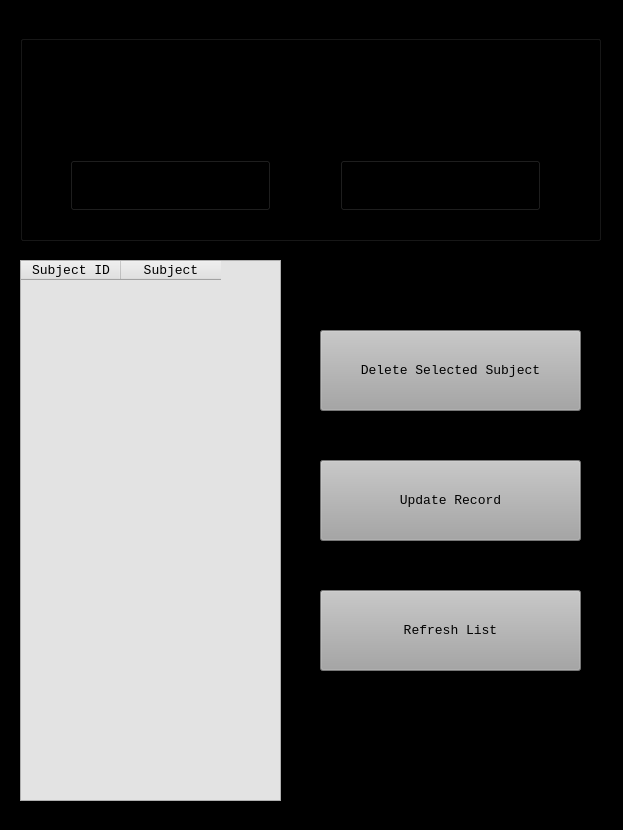
<?xml version="1.0" encoding="UTF-8"?>
<ui version="4.0">
 <class>Create_Subjects</class>
 <widget class="QMainWindow" name="Create_Subjects">
  <property name="geometry">
   <rect>
    <x>0</x>
    <y>0</y>
    <width>623</width>
    <height>830</height>
   </rect>
  </property>
  <property name="sizePolicy">
   <sizepolicy hsizetype="Fixed" vsizetype="Fixed">
    <horstretch>0</horstretch>
    <verstretch>0</verstretch>
   </sizepolicy>
  </property>
  <property name="font">
   <font>
    <family>Consolas</family>
    <pointsize>10</pointsize>
   </font>
  </property>
  <property name="windowTitle">
   <string>Create Subjects</string>
  </property>
  <property name="windowIcon">
   <iconset resource="QRC_FILES/Subjects/CREATE_SUB.qrc">
    <normaloff>:/PIC/Pictures/Main_logo.jpg</normaloff>:/PIC/Pictures/Main_logo.jpg</iconset>
  </property>
  <property name="styleSheet">
   <string notr="true">background-color: rgb(0, 0, 0);</string>
  </property>
  <property name="unifiedTitleAndToolBarOnMac">
   <bool>true</bool>
  </property>
  <widget class="QWidget" name="centralwidget">
   <widget class="QGroupBox" name="groupBox">
    <property name="geometry">
     <rect>
      <x>20</x>
      <y>20</y>
      <width>581</width>
      <height>221</height>
     </rect>
    </property>
    <property name="font">
     <font>
      <family>Consolas</family>
      <pointsize>10</pointsize>
     </font>
    </property>
    <property name="styleSheet">
     <string notr="true">background-image: url(:/PIC/Pictures/BG.jpg);</string>
    </property>
    <property name="title">
     <string>Create Subjects</string>
    </property>
    <widget class="QLabel" name="label_17">
     <property name="geometry">
      <rect>
       <x>30</x>
       <y>40</y>
       <width>181</width>
       <height>21</height>
      </rect>
     </property>
     <property name="sizePolicy">
      <sizepolicy hsizetype="Fixed" vsizetype="Fixed">
       <horstretch>0</horstretch>
       <verstretch>0</verstretch>
      </sizepolicy>
     </property>
     <property name="font">
      <font>
       <family>Consolas</family>
       <pointsize>10</pointsize>
      </font>
     </property>
     <property name="lineWidth">
      <number>1</number>
     </property>
     <property name="text">
      <string>Subject ID</string>
     </property>
    </widget>
    <widget class="QLineEdit" name="lineEdit">
     <property name="geometry">
      <rect>
       <x>40</x>
       <y>70</y>
       <width>201</width>
       <height>31</height>
      </rect>
     </property>
     <property name="sizePolicy">
      <sizepolicy hsizetype="Fixed" vsizetype="Fixed">
       <horstretch>0</horstretch>
       <verstretch>0</verstretch>
      </sizepolicy>
     </property>
     <property name="font">
      <font>
       <family>Consolas</family>
       <pointsize>10</pointsize>
      </font>
     </property>
     <property name="focusPolicy">
      <enum>Qt::StrongFocus</enum>
     </property>
     <property name="styleSheet">
      <string notr="true">background-image: url(:/PIC/Pictures/TB_PIC.png);</string>
     </property>
     <property name="inputMethodHints">
      <set>Qt::ImhDigitsOnly|Qt::ImhNoAutoUppercase|Qt::ImhPreferNumbers|Qt::ImhSensitiveData</set>
     </property>
     <property name="maxLength">
      <number>30</number>
     </property>
     <property name="frame">
      <bool>false</bool>
     </property>
     <property name="placeholderText">
      <string>Enter the subject ID</string>
     </property>
     <property name="clearButtonEnabled">
      <bool>false</bool>
     </property>
    </widget>
    <widget class="QLineEdit" name="lineEdit_2">
     <property name="geometry">
      <rect>
       <x>280</x>
       <y>70</y>
       <width>281</width>
       <height>31</height>
      </rect>
     </property>
     <property name="sizePolicy">
      <sizepolicy hsizetype="Fixed" vsizetype="Fixed">
       <horstretch>0</horstretch>
       <verstretch>0</verstretch>
      </sizepolicy>
     </property>
     <property name="font">
      <font>
       <family>Consolas</family>
       <pointsize>10</pointsize>
      </font>
     </property>
     <property name="focusPolicy">
      <enum>Qt::StrongFocus</enum>
     </property>
     <property name="styleSheet">
      <string notr="true">background-image: url(:/PIC/Pictures/TB_PIC.png);</string>
     </property>
     <property name="inputMethodHints">
      <set>Qt::ImhDigitsOnly|Qt::ImhNoAutoUppercase|Qt::ImhPreferNumbers|Qt::ImhSensitiveData</set>
     </property>
     <property name="maxLength">
      <number>30</number>
     </property>
     <property name="frame">
      <bool>false</bool>
     </property>
     <property name="placeholderText">
      <string>Enter the subject</string>
     </property>
     <property name="clearButtonEnabled">
      <bool>false</bool>
     </property>
    </widget>
    <widget class="QLabel" name="label_18">
     <property name="geometry">
      <rect>
       <x>270</x>
       <y>40</y>
       <width>181</width>
       <height>21</height>
      </rect>
     </property>
     <property name="sizePolicy">
      <sizepolicy hsizetype="Fixed" vsizetype="Fixed">
       <horstretch>0</horstretch>
       <verstretch>0</verstretch>
      </sizepolicy>
     </property>
     <property name="font">
      <font>
       <family>Consolas</family>
       <pointsize>10</pointsize>
      </font>
     </property>
     <property name="lineWidth">
      <number>1</number>
     </property>
     <property name="text">
      <string>Subject</string>
     </property>
    </widget>
    <widget class="QPushButton" name="pushButton_5">
     <property name="geometry">
      <rect>
       <x>50</x>
       <y>140</y>
       <width>201</width>
       <height>51</height>
      </rect>
     </property>
     <property name="font">
      <font>
       <family>Consolas</family>
       <pointsize>10</pointsize>
      </font>
     </property>
     <property name="focusPolicy">
      <enum>Qt::TabFocus</enum>
     </property>
     <property name="text">
      <string>Create</string>
     </property>
     <property name="default">
      <bool>false</bool>
     </property>
     <property name="flat">
      <bool>false</bool>
     </property>
    </widget>
    <widget class="QPushButton" name="pushButton_6">
     <property name="geometry">
      <rect>
       <x>320</x>
       <y>140</y>
       <width>201</width>
       <height>51</height>
      </rect>
     </property>
     <property name="font">
      <font>
       <family>Consolas</family>
       <pointsize>10</pointsize>
      </font>
     </property>
     <property name="focusPolicy">
      <enum>Qt::TabFocus</enum>
     </property>
     <property name="text">
      <string>Clear</string>
     </property>
     <property name="default">
      <bool>false</bool>
     </property>
     <property name="flat">
      <bool>false</bool>
     </property>
    </widget>
   </widget>
   <widget class="QTableWidget" name="tableWidget">
    <property name="geometry">
     <rect>
      <x>20</x>
      <y>260</y>
      <width>261</width>
      <height>541</height>
     </rect>
    </property>
    <property name="font">
     <font>
      <family>Consolas</family>
      <pointsize>10</pointsize>
     </font>
    </property>
    <property name="styleSheet">
     <string notr="true">background-color: rgb(227, 227, 227);</string>
    </property>
    <column>
     <property name="text">
      <string>Subject ID</string>
     </property>
     <property name="font">
      <font>
       <family>Consolas</family>
       <pointsize>10</pointsize>
      </font>
     </property>
    </column>
    <column>
     <property name="text">
      <string>Subject</string>
     </property>
     <property name="font">
      <font>
       <family>Consolas</family>
       <pointsize>10</pointsize>
      </font>
     </property>
    </column>
   </widget>
   <widget class="QPushButton" name="pushButton_7">
    <property name="geometry">
     <rect>
      <x>320</x>
      <y>330</y>
      <width>261</width>
      <height>81</height>
     </rect>
    </property>
    <property name="font">
     <font>
      <family>Consolas</family>
      <pointsize>10</pointsize>
     </font>
    </property>
    <property name="focusPolicy">
     <enum>Qt::TabFocus</enum>
    </property>
    <property name="styleSheet">
     <string notr="true">background-color: rgb(165, 165, 165);</string>
    </property>
    <property name="text">
     <string>Delete Selected Subject</string>
    </property>
    <property name="default">
     <bool>false</bool>
    </property>
    <property name="flat">
     <bool>false</bool>
    </property>
   </widget>
   <widget class="QPushButton" name="pushButton_8">
    <property name="geometry">
     <rect>
      <x>320</x>
      <y>460</y>
      <width>261</width>
      <height>81</height>
     </rect>
    </property>
    <property name="font">
     <font>
      <family>Consolas</family>
      <pointsize>10</pointsize>
     </font>
    </property>
    <property name="focusPolicy">
     <enum>Qt::TabFocus</enum>
    </property>
    <property name="styleSheet">
     <string notr="true">background-color: rgb(165, 165, 165);</string>
    </property>
    <property name="text">
     <string>Update Record</string>
    </property>
    <property name="default">
     <bool>false</bool>
    </property>
    <property name="flat">
     <bool>false</bool>
    </property>
   </widget>
   <widget class="QPushButton" name="pushButton_9">
    <property name="geometry">
     <rect>
      <x>320</x>
      <y>590</y>
      <width>261</width>
      <height>81</height>
     </rect>
    </property>
    <property name="font">
     <font>
      <family>Consolas</family>
      <pointsize>10</pointsize>
     </font>
    </property>
    <property name="focusPolicy">
     <enum>Qt::TabFocus</enum>
    </property>
    <property name="styleSheet">
     <string notr="true">background-color: rgb(165, 165, 165);</string>
    </property>
    <property name="text">
     <string>Refresh List</string>
    </property>
    <property name="default">
     <bool>false</bool>
    </property>
    <property name="flat">
     <bool>false</bool>
    </property>
   </widget>
  </widget>
 </widget>
 <resources>
  <include location="QRC_FILES/Subjects/CREATE_SUB.qrc"/>
 </resources>
 <connections/>
</ui>
